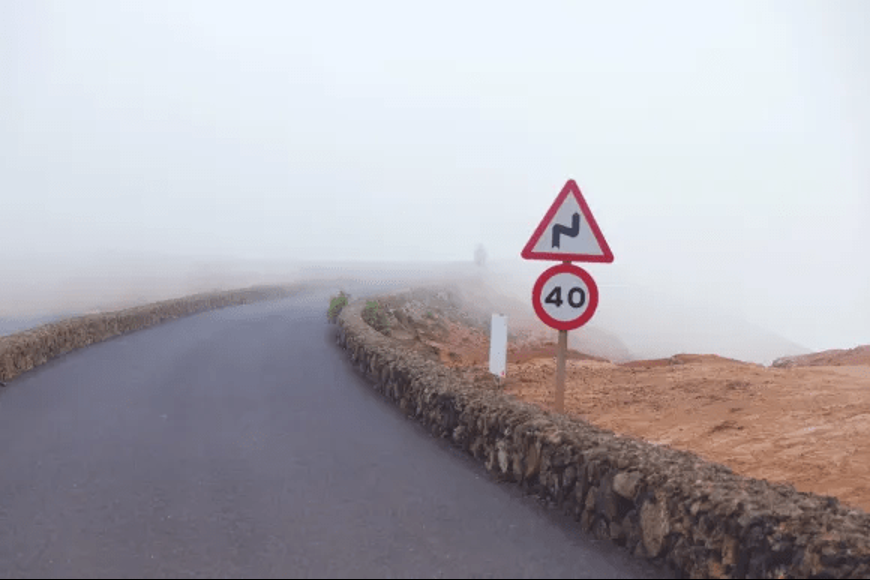
#> input picture gambar.png, 870 x 580 px
$ python hogh.py
#> lines starting #> are read from the running program, lines starting #| are printed output that depends on the picture; after the words box and inside, x2 and y2 are one past the last pixel; in counts of white or black regions, pixels touching at a corner belong together
import cv2
import numpy as np

image = cv2.imread('gambar.png')
#> image is the input picture: shape (580, 870, 3); mean B, G, R 179.1, 172.6, 175.7
resized = cv2.resize(image, (1400, 1000))
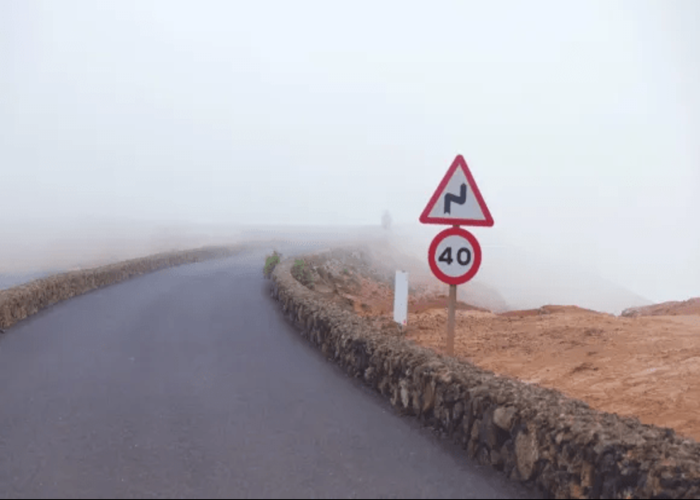
#> resized: shape (1000, 1400, 3) (shown at 1/2 size); mean B, G, R 179, 172.6, 175.7
gray = cv2.cvtColor(resized, cv2.COLOR_BGR2GRAY)
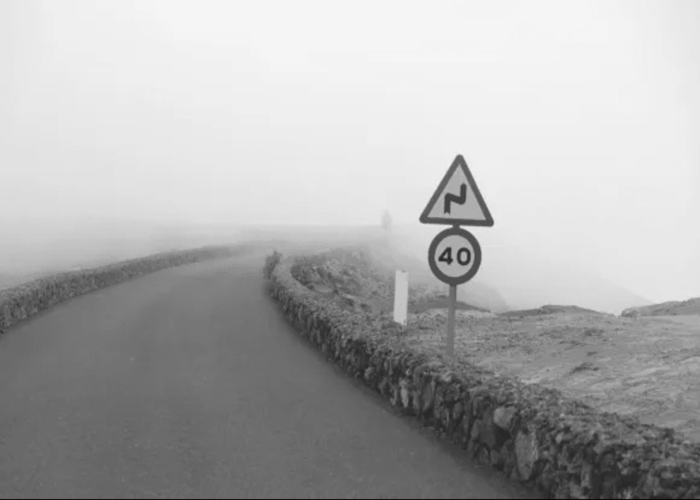
#> gray: shape (1000, 1400) (shown at 1/2 size); min 0, max 245, mean 174.3
gray = cv2.medianBlur(gray, 5)
circles = cv2.HoughCircles(
    gray,
    cv2.HOUGH_GRADIENT,
    dp=0.5,
    minDist=120  ,
    param1=100,
    param2=30,
    minRadius=10,
    maxRadius=70
)
#> circles = [[909.5, 507.5, 52.5]]
if circles is not None:
    circles = np.uint16(np.around(circles))
#> circles = [[910, 508, 52]]
    for i in circles[0, :]:
        center = (i[0], i[1])
        cv2.circle(resized, center, 1, (0, 100, 100), 3)
        radius = i[2]
        cv2.circle(resized, center, radius, (255, 0, 255), 3)
#> this loop made 1 pass
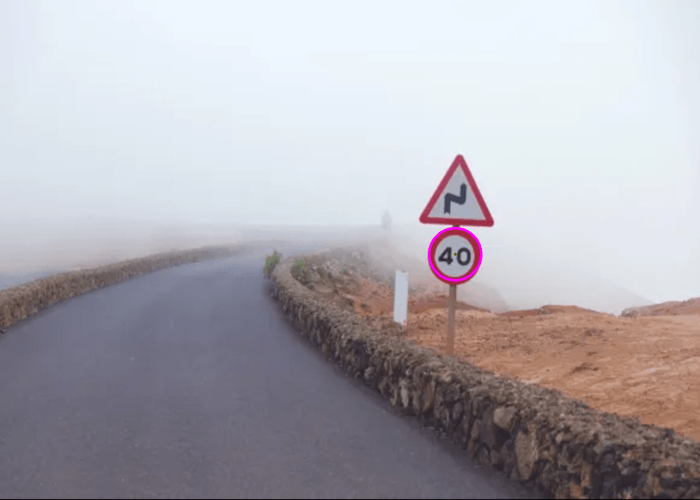
#> resized: shape (1000, 1400, 3) (shown at 1/2 size); 0.12% of pixels changed, all inside (x1, y1, x2, y2) = (856, 454, 965, 563)

cv2.imshow("Detected Circles", resized)
cv2.waitKey(0)
cv2.destroyAllWindows()

$ run again, with ikan_lele.jpg saved as gambar.png
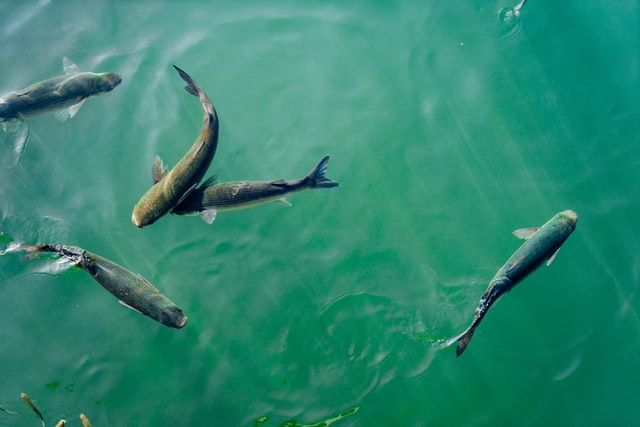
#> input picture ikan_lele.jpg, 640 x 427 px
#> image is the input picture: shape (427, 640, 3); mean B, G, R 114.1, 135.4, 46.6
#> `resized = cv2.resize(image, (1400, 1000))`:
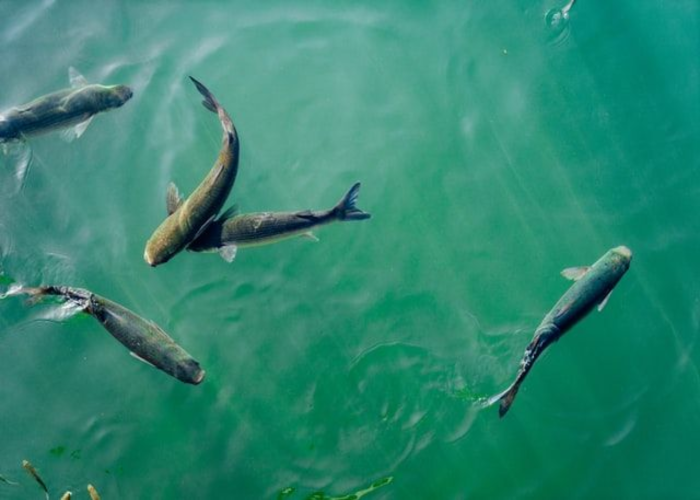
#> resized: shape (1000, 1400, 3) (shown at 1/2 size); mean B, G, R 113.9, 135.2, 46.5
#> `gray = cv2.cvtColor(resized, cv2.COLOR_BGR2GRAY)`:
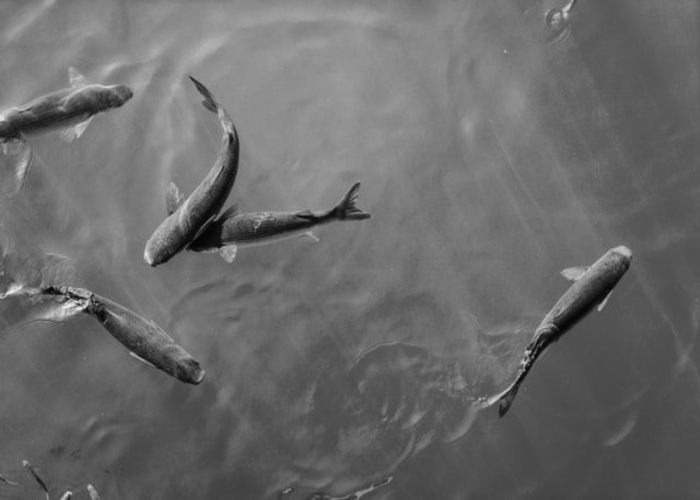
#> gray: shape (1000, 1400) (shown at 1/2 size); min 1, max 250, mean 106.3
#> circles = None
